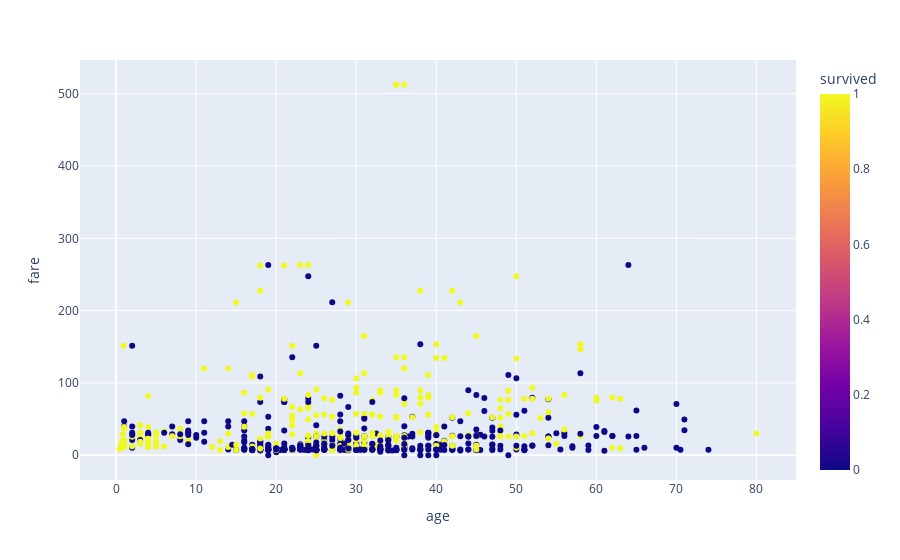

Write notebook code for a chart like this one.
### Code cell
fig.show()

### Figure 1 — Plotly figure (JSON) as saved in the notebook; plotly's stock layout.template omitted (floating-point values rounded to 4 significant figures; data arrays with more than 128 entries replaced by an {"elided": "..."} marker saying what was removed)
{"data": [{"hovertemplate": "age=%{x}<br>fare=%{y}<br>survived=%{marker.color}<extra></extra>", "legendgroup": "", "marker": {"color": {"elided": "891 int values"}, "coloraxis": "coloraxis", "symbol": "circle"}, "mode": "markers", "name": "", "orientation": "v", "showlegend": false, "type": "scatter", "x": {"elided": "891 float values"}, "xaxis": "x", "y": {"elided": "891 float values"}, "yaxis": "y"}], "layout": {"coloraxis": {"colorbar": {"title": {"text": "survived"}}, "colorscale": [[0, "#0d0887"], [0.1111, "#46039f"], [0.2222, "#7201a8"], [0.3333, "#9c179e"], [0.4444, "#bd3786"], [0.5556, "#d8576b"], [0.6667, "#ed7953"], [0.7778, "#fb9f3a"], [0.8889, "#fdca26"], [1, "#f0f921"]]}, "legend": {"tracegroupgap": 0}, "margin": {"t": 60}, "xaxis": {"anchor": "y", "domain": [0, 1], "title": {"text": "age"}}, "yaxis": {"anchor": "x", "domain": [0, 1], "title": {"text": "fare"}}}}
